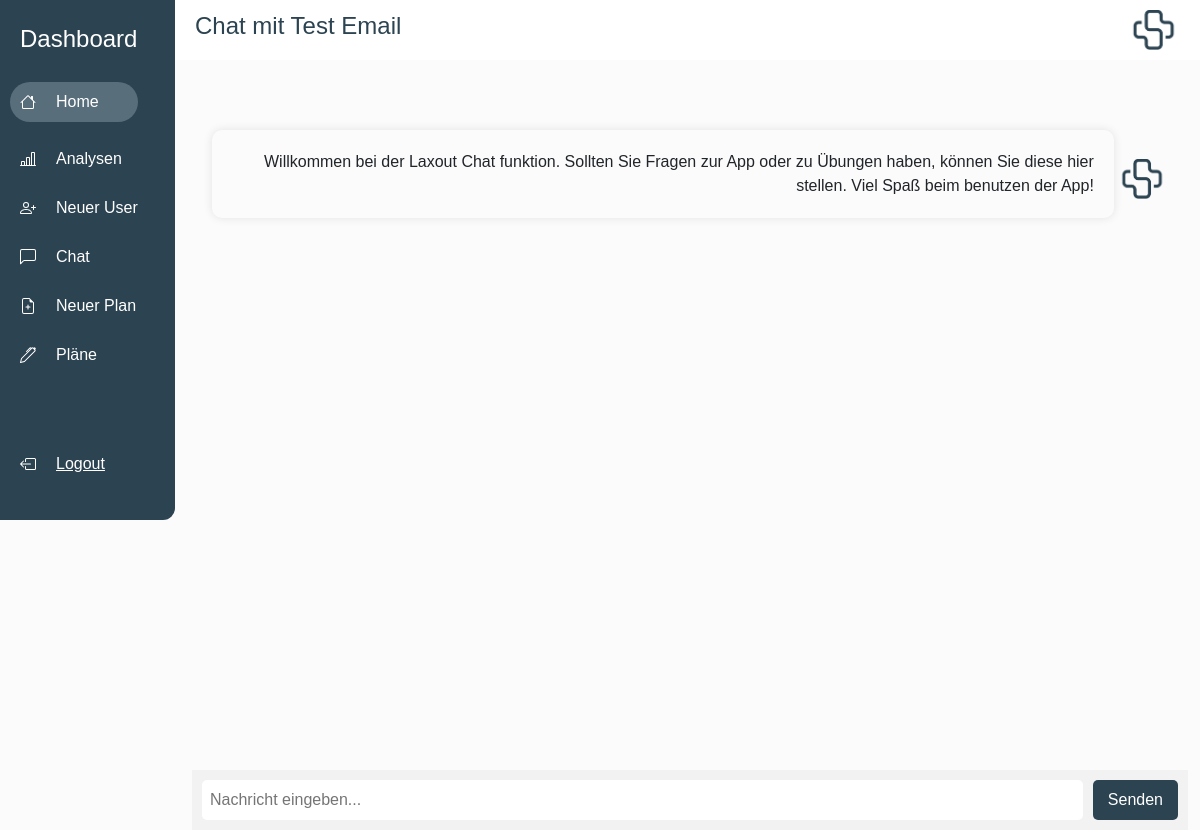
Page /home/chats/27/ (signed in) on the committed database.
### laxout_app/models.py (models this page shows)
class LaxoutUser(models.Model):
    user_uid = models.CharField(max_length=420, default="")
    laxout_user_name = models.CharField(max_length=200, default="")
    laxout_credits = models.IntegerField(default=0)
    note = models.CharField(max_length=200, default="")
    creation_date = models.DateField(default= timezone.now())
    exercises = models.ManyToManyField(Laxout_Exercise)
    created_by = models.ForeignKey(User, on_delete=models.CASCADE)
    indexes = models.ManyToManyField(IndexesLaxoutUser)
    last_login = models.DateTimeField(default=timezone.datetime(2023, 11, 14))
    last_login_2 = models.DateTimeField(default = timezone.datetime(2023, 11, 14))
    coupons = models.ManyToManyField(Coupon)
    last_meet = models.DateField(default = timezone.datetime.today())
    instruction = models.CharField(default = "", max_length = 200)
    lax_tree_id = models.IntegerField(default = 0)
    water_drops_count = models.IntegerField(default = 0)
    instruction_in_int = models.IntegerField(default = 0)
    email_adress = models.CharField(default = "", max_length =40)
    admin_has_seen_chat = models.BooleanField(default = True)
    user_has_seen_chat = models.BooleanField(default = False)
    was_created_through_app = models.BooleanField(default=False)

class ChatDataModel(models.Model):
    is_sender = models.BooleanField(default = False)
    message = models.CharField(max_length = 2003000000, default = "")
    created_by = models.IntegerField(default = 0)
    admin_id = models.IntegerField(default = 0)

### laxout_app/views.py (the view)
@login_required(login_url="login")
def personal_chat(request, id=None):
    user = models.LaxoutUser.objects.get(id=id)
    personal_chat = models.ChatDataModel.objects.filter(created_by=id)
    print(f"Länge des Chats{len(personal_chat)}")
    return render(
        request,
        "laxout_app/personal-chat.html",
        {"user": user, "personal_chat": personal_chat},
    )

### laxout_app/templates/laxout_app/personal-chat.html (shortened to what this page needs)
{% extends "laxout_app/main.html" %}
{% load static %}
{% block praxisname %}
Chat mit {{ user.laxout_user_name }}
{% endblock praxisname %}
{% block content %}
<!DOCTYPE html>
<html lang="en">
<head>
</head>
<body>
    <div class="container">
        <div class="chat-box" id="chatBox">
            {% for chat in personal_chat %}
            <div style="display: flex; flex-direction: row; align-items:center; ">
                {% if chat.is_sender %}
                <div class="circle">Patient</div>
                <div class="message">
                    {{ chat.message }}
                </div>
                {% else %}
                <div class="message-sender" style="margin-left: auto;">
                    {{ chat.message }}
                </div>
                <img src="{% static 'images/logo3.png' %}" alt="" height="40px" width="55px">
                {% endif %}
            </div>
            {% endfor %}
        </div>
        <div class="input-box">
            <input type="text" id="messageInput" placeholder="Nachricht eingeben...">
            <button onclick="sendMessage()">Senden</button>
        </div>
    </div>
</body>
</html>
{% endblock content %}

### laxout_app/templates/laxout_app/main.html (style rules this page uses)
body { background-color: rgb(251, 251, 251) !important; margin: 0px; }

### laxout_app/templates/laxout_app/personal-chat.html (style rules this page uses)
body { font-family: Arial, sans-serif; margin: 0; padding: 0; }
.container { width: 100%; height: 90vh; display: flex; flex-direction: column; }
.chat-box { flex: 1; overflow-y: scroll; padding: 20px; }
.message-sender { text-align: right; margin-bottom: 10px; box-shadow: 0 0 10px rgba(0, 0, 0, 0.1); padding: 20px; border-radius: 10px; width: auto; }
.input-box { display: flex; align-items: center; padding: 10px; background-color: #f2f2f2; }
.input-box input[type="text"] { flex: 1; padding: 8px; border: none; border-radius: 5px; margin-right: 10px; }
.input-box button { padding: 8px 15px; border: none; border-radius: 5px; background-color: rgb(44, 67, 81); color: white; cursor: pointer; }

### rows in the picture
LaxoutUser: laxout_user_name "Test Email"
ChatDataModel: message "Willkommen bei der Laxout Chat funktion. Sollten Sie Fragen zur App oder zu Übungen haben, können Sie diese hier stellen. Viel Spaß beim benutzen der App!", is_sender False (drawn)
